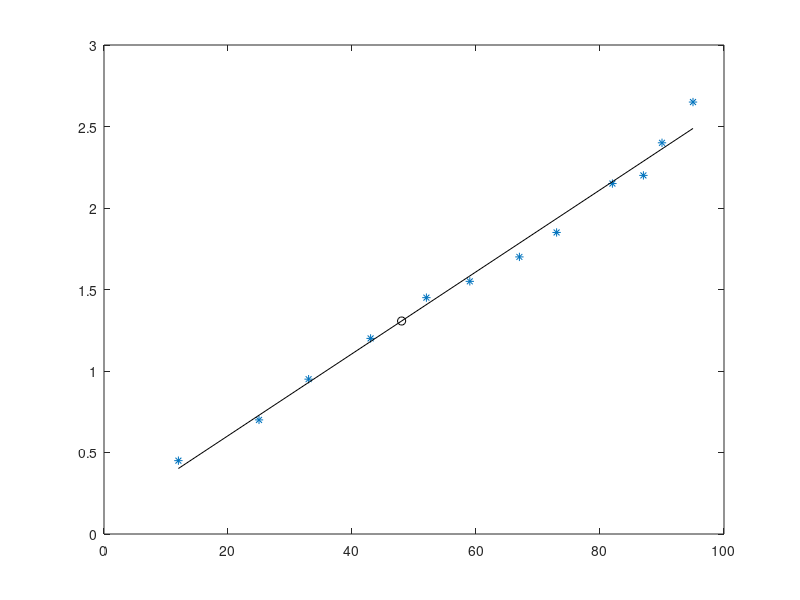

The MATLAB source for this figure:
% Bradie: section 5.8, example 22

clear; close all

% distance
x = [12;
     25;
     33;
     43;
     %50;
     52;
     59;
     67;
     73;
     82;
     87;
     90;
     95];
 
 % toll
 y = [.45;
     .7;
     .95;
     1.2;
     %1.85;
     1.45;
     1.55;
     1.70;
     1.85;
     2.15;
     2.2;
     2.4;
     2.65];
 plot(x, y, 'k*')
 %%
 
 u = polyfit(x, y, 1);
 a = u(2)
 b = u(1)
 
 xhat = [min(x) max(x)];
 yhat = a + b*xhat;
 
 % to get the toll at a distance of 48 miles from the toll both, we use the
 % matlab function polyval
 
 xnew = 48;
 ynew = polyval(u, xnew)
 
 plot(x, y, '*', xhat, yhat, 'k', xnew, ynew, 'ok')
 
 
     